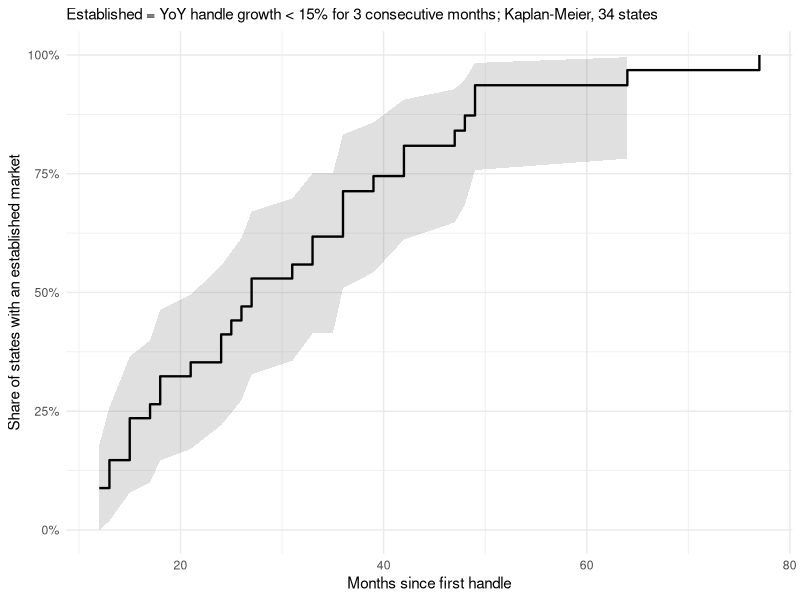
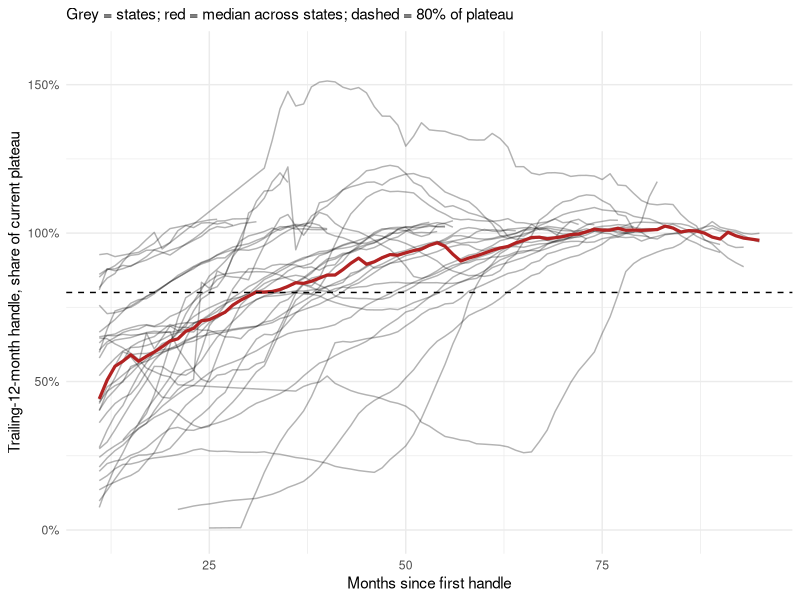

Source code (R) for these figures, in order:
#!/usr/bin/env Rscript
# ─────────────────────────────────────────────────────────────────────────────
# How long until a state's legal sports-betting regime is "established"?
#
# Improves on analysis/exploratory/quintile_timing_analysis.R in three ways:
#   1. Seasonality. Monthly handle is dominated by the NFL calendar (Sep-Jan).
#      "Months to X% of peak month" is partly a statement about when the first
#      football season lands. We use trailing-12-month handle (T12) and
#      year-over-year growth, both of which are seasonally neutral.
#   2. Right-censoring. Recent entrants (KY, ME, VT, NC, MO) cannot have
#      "matured" yet; their peak month is mechanically their last observed
#      month. We treat time-to-maturity as a survival outcome and use
#      Kaplan-Meier so censored states inform the estimate without biasing it.
#   3. Clock start. We report both clocks: first handle of any kind (retail
#      for retail-first states) and the online launch date, which is the
#      project's treatment date.
#
# Definition of "established" (primary): year-over-year growth in monthly
# handle falls below THRESH and stays there for 3 consecutive months. That is,
# the market has stopped expanding, whatever level it settled at.
#
# Secondary: trailing-12-month handle first reaches 80% of the state's plateau,
# where plateau = mean T12 over the final 12 observed months. Only defined for
# states with a credible plateau (>= 36 months of data and flat recent growth).
#
# Usage: Rscript analysis/exploratory/market_maturation_timing.R
# ─────────────────────────────────────────────────────────────────────────────

library(tidyverse)
library(survival)
library(zoo)

theme_set(theme_minimal())

OUT_DIR <- "output/market_maturation"
dir.create(OUT_DIR, recursive = TRUE, showWarnings = FALSE)

THRESH_MAIN <- 0.15   # YoY growth below 15% = no longer expanding
THRESH_SENS <- c(0.10, 0.15, 0.25)
SUSTAIN     <- 3      # consecutive months below threshold
PLATEAU_SHR <- 0.80

# COVID sports shutdown: leagues suspended 2020-03, essentially back by 2020-08.
# Two consequences, both handled below:
#   (a) States whose first months overlap this window have a distorted ramp.
#   (b) YoY growth is meaningless whenever EITHER the current month or its
#       12-month base falls in the shutdown. Without masking, every 2018-19
#       entrant registers a spurious "maturity" in 2020-03 because handle
#       collapsed. These months are dropped from the maturity rule.
COVID_START <- as.Date("2020-03-01")
COVID_END   <- as.Date("2020-08-01")

# ── Load ─────────────────────────────────────────────────────────────────────
handle <- read_csv("data/raw/lsr_sports_betting_handle_revenue_by_state_month.csv",
                   show_col_types = FALSE) %>%
  filter(!is.na(Handle), Handle > 0) %>%
  select(State, month_date, Handle) %>%
  arrange(State, month_date)

dates <- read_csv("data/raw/sports_gambling_legalization_dates.csv",
                  show_col_types = FALSE) %>%
  select(State = state, online_start_date, retail_start_date, first_start_date)

end_of_sample <- max(handle$month_date)

cat(sprintf("Handle panel: %d states, %s to %s\n",
            n_distinct(handle$State),
            format(min(handle$month_date)), format(end_of_sample)))

# Fill internal month gaps so lag(12) is a true 12-month lag
panel <- handle %>%
  group_by(State) %>%
  complete(month_date = seq(min(month_date), max(month_date), by = "month")) %>%
  arrange(State, month_date) %>%
  mutate(
    first_handle_date = min(month_date),
    mo_since_first    = interval(first_handle_date, month_date) %/% months(1),
    t12               = rollapplyr(Handle, 12, sum, fill = NA, na.rm = FALSE),
    yoy               = Handle / lag(Handle, 12) - 1,
    yoy               = if_else(
      (month_date >= COVID_START & month_date <= COVID_END) |
      (month_date >= COVID_START + months(12) & month_date <= COVID_END + months(12)),
      NA_real_, yoy)
  ) %>%
  ungroup() %>%
  left_join(dates, by = "State") %>%
  mutate(
    mo_since_online = if_else(is.na(online_start_date), NA_integer_,
                              interval(online_start_date, month_date) %/% months(1)),
    covid_launch    = first_handle_date >= COVID_START - months(6) &
                      first_handle_date <= COVID_END
  )

# ── Maturity date under the growth-stabilization rule ────────────────────────
# First month at which YoY growth has been below `thresh` for `sustain`
# CONSECUTIVE CALENDAR months. The run resets across COVID-masked months, so a
# gap cannot be bridged to manufacture a sustained run.
maturity_date <- function(d, thresh, sustain = SUSTAIN, from = NULL) {
  d <- d %>% arrange(month_date)
  if (!is.null(from) && !is.na(from)) d <- d %>% filter(month_date >= from)
  if (nrow(d) < sustain) return(as.Date(NA))
  run <- 0L
  for (i in seq_len(nrow(d))) {
    contiguous <- i > 1 &&
      interval(d$month_date[i - 1], d$month_date[i]) %/% months(1) == 1
    ok <- !is.na(d$yoy[i]) && d$yoy[i] < thresh
    run <- if (ok && (contiguous || run == 0L)) run + 1L else if (ok) 1L else 0L
    if (run >= sustain) return(d$month_date[i - sustain + 1L])
  }
  as.Date(NA)
}

state_rows <- panel %>%
  group_by(State) %>%
  group_modify(function(d, key) {
    base <- tibble(
      first_handle_date = d$first_handle_date[1],
      online_start_date = d$online_start_date[1],
      retail_first      = !is.na(d$retail_start_date[1]) &
                          !is.na(d$online_start_date[1]) &
                          d$retail_start_date[1] < d$online_start_date[1],
      covid_launch      = d$covid_launch[1],
      n_months          = sum(!is.na(d$Handle)),
      last_obs          = max(d$month_date[!is.na(d$Handle)])
    )
    for (th in THRESH_SENS) {
      base[[sprintf("mat_%02d", round(th * 100))]] <- maturity_date(d, th)
      # Online clock: search only months at or after the online launch, so a
      # retail plateau years before online (DE, AR, NY) is not counted.
      base[[sprintf("matonl_%02d", round(th * 100))]] <-
        maturity_date(d, th, from = d$online_start_date[1])
    }
    base
  }) %>%
  ungroup()

# Time-to-event on each clock, with censoring at end of sample
add_survival <- function(df, col, clock_start) {
  mat <- df[[col]]
  start <- df[[clock_start]]
  tibble(
    time  = if_else(!is.na(mat),
                    interval(start, mat) %/% months(1),
                    interval(start, df$last_obs) %/% months(1)),
    event = as.integer(!is.na(mat))
  )
}

surv_tbl <- function(df, col, clock_start, label) {
  s <- add_survival(df, col, clock_start)
  d <- bind_cols(df %>% select(State), s) %>% filter(time >= 0)
  fit <- survfit(Surv(time, event) ~ 1, data = d)
  q <- quantile(fit, probs = c(0.25, 0.5, 0.75))
  tibble(
    spec      = label,
    n_states  = nrow(d),
    n_matured = sum(d$event),
    n_censored= sum(d$event == 0),
    p25       = q$quantile[[1]],
    median    = q$quantile[[2]],
    median_lo = q$lower[[2]],
    median_hi = q$upper[[2]],
    p75       = q$quantile[[3]]
  )
}

analysis_set <- state_rows %>% filter(n_months >= 13)  # need one YoY obs

res <- bind_rows(
  lapply(THRESH_SENS, function(th) {
    col <- sprintf("mat_%02d", round(th * 100))
    bind_rows(
      surv_tbl(analysis_set, col, "first_handle_date",
               sprintf("YoY<%d%%, clock = first handle", round(th * 100))),
      surv_tbl(analysis_set %>% filter(!is.na(online_start_date)),
               sprintf("matonl_%02d", round(th * 100)),
               "online_start_date",
               sprintf("YoY<%d%%, clock = online launch", round(th * 100)))
    )
  })
)

# Excluding COVID-distorted launches
res_nocovid <- bind_rows(
  lapply(THRESH_SENS, function(th) {
    col <- sprintf("mat_%02d", round(th * 100))
    surv_tbl(analysis_set %>% filter(!covid_launch), col, "first_handle_date",
             sprintf("YoY<%d%%, clock = first handle, excl. COVID launches",
                     round(th * 100)))
  })
)

# Retail-first vs online-at-launch
res_split <- bind_rows(
  surv_tbl(analysis_set %>% filter(retail_first), sprintf("mat_%02d", THRESH_MAIN * 100),
           "first_handle_date", "YoY<15%, retail-first states"),
  surv_tbl(analysis_set %>% filter(!retail_first), sprintf("mat_%02d", THRESH_MAIN * 100),
           "first_handle_date", "YoY<15%, online-at-launch states")
)

# ── Secondary: months to 80% of plateau (T12 basis) ──────────────────────────
plateau_tbl <- panel %>%
  filter(!is.na(Handle)) %>%
  group_by(State) %>%
  filter(n() >= 36) %>%
  group_modify(function(d, key) {
    plateau <- mean(tail(d$t12[!is.na(d$t12)], 12))
    hit <- d %>% filter(!is.na(t12), t12 >= PLATEAU_SHR * plateau) %>% slice(1)
    tibble(
      plateau_bn   = plateau / 1e9,
      mo_to_80pct  = if (nrow(hit)) hit$mo_since_first[1] else NA_integer_,
      mo_to_80_onl = if (nrow(hit)) hit$mo_since_online[1] else NA_integer_,
      still_growing = tail(d$yoy[!is.na(d$yoy)], 1) > THRESH_MAIN
    )
  }) %>%
  ungroup()

# ── Report ───────────────────────────────────────────────────────────────────
sink(file.path(OUT_DIR, "maturation_summary.txt"), split = TRUE)

cat("\n=== TIME TO AN ESTABLISHED MARKET (Kaplan-Meier, months) ===\n")
cat("Event = YoY handle growth below threshold for 3 consecutive months.\n")
cat(sprintf("Sample ends %s; states not yet matured are right-censored.\n\n",
            format(end_of_sample)))
print(res %>% mutate(across(where(is.numeric), ~round(., 1))), n = 30)

cat("\n=== SENSITIVITY: excluding COVID-window launches ===\n")
print(res_nocovid %>% mutate(across(where(is.numeric), ~round(., 1))), n = 20)

cat("\n=== BY LAUNCH TYPE (threshold 15%, clock = first handle) ===\n")
print(res_split %>% mutate(across(where(is.numeric), ~round(., 1))), n = 20)

cat("\n=== PER-STATE MATURITY (threshold 15%) ===\n")
per_state <- analysis_set %>%
  mutate(
    mat     = .data[[sprintf("mat_%02d", THRESH_MAIN * 100)]],
    mat_onl = .data[[sprintf("matonl_%02d", THRESH_MAIN * 100)]],
    mo_from_first  = interval(first_handle_date, mat) %/% months(1),
    mo_from_online = interval(online_start_date, mat_onl) %/% months(1),
    status = if_else(is.na(mat), "still growing", "matured")
  ) %>%
  select(State, first_handle_date, online_start_date, retail_first,
         mat, mo_from_first, mat_onl, mo_from_online, n_months, status) %>%
  arrange(status, mo_from_first)
print(per_state, n = 40)

cat("\n=== MONTHS TO 80% OF PLATEAU (trailing-12 basis, >=36 mo states) ===\n")
print(plateau_tbl %>% mutate(across(where(is.numeric), ~round(., 1))) %>%
        arrange(mo_to_80pct), n = 40)
cat(sprintf("\n  Median months to 80%% of plateau (first-handle clock): %.1f\n",
            median(plateau_tbl$mo_to_80pct, na.rm = TRUE)))
cat(sprintf("  Median months to 80%% of plateau (online clock):       %.1f\n",
            median(plateau_tbl$mo_to_80_onl[plateau_tbl$mo_to_80_onl >= 0],
                   na.rm = TRUE)))
cat(sprintf("  States still growing >%.0f%% YoY at end of sample:      %d of %d\n",
            THRESH_MAIN * 100, sum(plateau_tbl$still_growing, na.rm = TRUE),
            nrow(plateau_tbl)))

sink()

write_csv(res, file.path(OUT_DIR, "km_summary.csv"))
write_csv(per_state, file.path(OUT_DIR, "per_state_maturity.csv"))
write_csv(plateau_tbl, file.path(OUT_DIR, "plateau_shares.csv"))

# ── Figures ──────────────────────────────────────────────────────────────────
km_d <- bind_cols(
  analysis_set %>% select(State),
  add_survival(analysis_set, sprintf("mat_%02d", THRESH_MAIN * 100),
               "first_handle_date")
)
fit <- survfit(Surv(time, event) ~ 1, data = km_d)
km_df <- tibble(time = fit$time, surv = fit$surv,
                lo = fit$lower, hi = fit$upper)

p1 <- ggplot(km_df, aes(time, 1 - surv)) +
  geom_ribbon(aes(ymin = 1 - hi, ymax = 1 - lo), alpha = 0.15) +
  geom_step(linewidth = 0.8) +
  scale_y_continuous(labels = scales::percent) +
  labs(x = "Months since first handle",
       y = "Share of states with an established market",
       subtitle = sprintf("Established = YoY handle growth < %d%% for 3 consecutive months; Kaplan-Meier, %d states",
                          round(THRESH_MAIN * 100), nrow(km_d)))
ggsave(file.path(OUT_DIR, "km_time_to_maturity.png"), p1,
       width = 8, height = 5, dpi = 150)

traj <- panel %>%
  filter(!is.na(t12)) %>%
  group_by(State) %>%
  mutate(plateau = mean(tail(t12, 12)), share = t12 / plateau) %>%
  ungroup()

p2 <- ggplot(traj, aes(mo_since_first, share, group = State)) +
  geom_line(alpha = 0.3) +
  stat_summary(aes(group = 1), fun = median, geom = "line",
               linewidth = 1.1, colour = "firebrick") +
  geom_hline(yintercept = PLATEAU_SHR, linetype = "dashed") +
  coord_cartesian(ylim = c(0, 1.6)) +
  scale_y_continuous(labels = scales::percent) +
  labs(x = "Months since first handle",
       y = "Trailing-12-month handle, share of current plateau",
       subtitle = "Grey = states; red = median across states; dashed = 80% of plateau")
ggsave(file.path(OUT_DIR, "t12_trajectories.png"), p2,
       width = 8, height = 5, dpi = 150)

cat(sprintf("\nWrote outputs to %s/\n", OUT_DIR))
